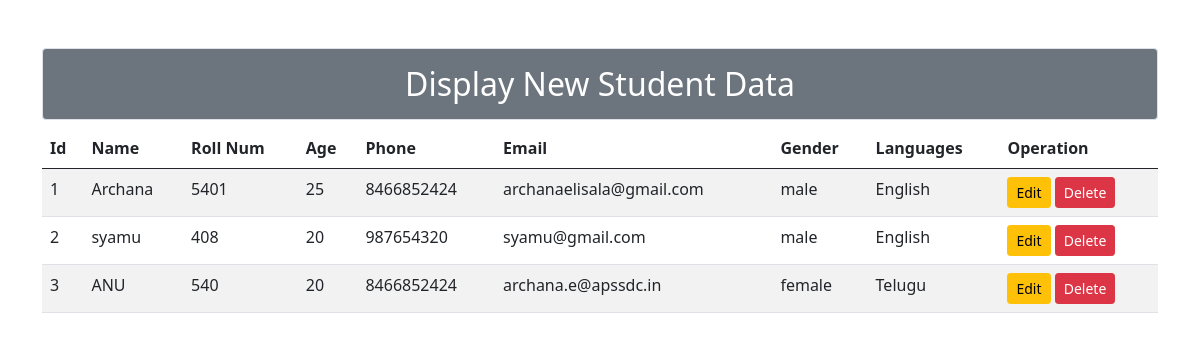
The app's page /crud/displaydata/ with its own data.
### CRUD/models.py (models this page shows, shortened)
class StudentNew(models.Model):
	name = models.CharField(max_length=30)
	rollnum = models.CharField(max_length=20)
	age = models.IntegerField()
	phone = models.CharField(max_length=10)
	email = models.EmailField(max_length=30)
	gender = models.CharField(max_length=20)
	languages = models.CharField(max_length=20,null=True)

### CRUD/views.py (the view)
# urls.py: path('displaydata/',views.Display,name='Display'),
def Display(request):
	newdata = StudentNew.objects.all()
	return render(request,'crud/display.html',{'newdata':newdata})

### CRUD/templates/crud/display.html (shortened to what this page needs)
{% load static %}
<!DOCTYPE html>
<html>
<head>
	<link rel="stylesheet" href="{% static 'css/bootstrap.min.css' %}">
</head>
<body>
	<div class="container">
		<h2 class="bg-secondary text-center p-3 border rounded text-white mt-5">Display New Student Data</h2>
		<table class="table table-striped">
			<thead>
				<tr>
					<th>Id</th>
					<th>Name</th>
					<th>Roll Num</th>
					<th>Age</th>
					<th>Phone</th>
					<th>Email</th>
					<th>Gender</th>
					<th>Languages</th>
					<th>Operation</th>
				</tr>
			</thead>
			<tbody>
				{% for i in newdata %}
				<tr>
					<td>{{i.id}}</td>
					<td>{{i.name}}</td>
					<td>{{i.rollnum}}</td>
					<td>{{i.age}}</td>
					<td>{{i.phone}}</td>
					<td>{{i.email}}</td>
					<td>{{i.gender}}</td>
					<td>{{i.languages}}</td>
					<td>
						<a href="{% url 'update' i.id%}" class="btn btn-warning btn-rounded btn-sm my-0">Edit</a>
						<a href="{% url 'deleteNew' i.id%}" class="btn btn-danger btn-rounded btn-sm my-0">Delete</button></a>
					</td>
				</tr>
				{% endfor %}
			</tbody>
		</table>
	</div>
</body>
</html>

### records on screen
StudentNew: id "1", name "Archana", rollnum "5401", age "25", phone "8466852424", email "archanaelisala@gmail.com", gender "male", languages "English"
StudentNew: id "2", name "syamu", rollnum "408", age "20", phone "987654320", email "syamu@gmail.com", gender "male", languages "English"
StudentNew: id "3", name "ANU", rollnum "540", age "20", phone "8466852424", email "archana.e@apssdc.in", gender "female", languages "Telugu"
